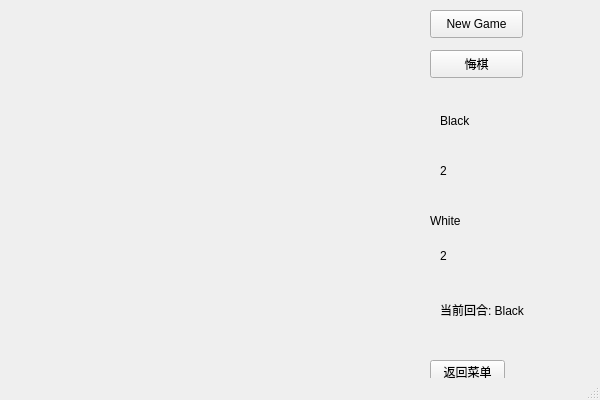
<?xml version="1.0" encoding="UTF-8"?>
<ui version="4.0">
 <class>PvPWindow</class>
 <widget class="QMainWindow" name="PvPWindow">
  <property name="geometry">
   <rect>
    <x>0</x>
    <y>0</y>
    <width>600</width>
    <height>400</height>
   </rect>
  </property>
  <property name="minimumSize">
   <size>
    <width>600</width>
    <height>400</height>
   </size>
  </property>
  <property name="maximumSize">
   <size>
    <width>600</width>
    <height>400</height>
   </size>
  </property>
  <property name="windowTitle">
   <string>本地双人 (PvP)</string>
  </property>
  <widget class="QWidget" name="centralWidget">
   <widget class="QLabel" name="label">
    <property name="geometry">
     <rect>
      <x>440</x>
      <y>100</y>
      <width>61</width>
      <height>41</height>
     </rect>
    </property>
    <property name="styleSheet">
     <string notr="true">font: 20pt &quot;Adobe 黑体 Std R&quot;;</string>
    </property>
    <property name="text">
     <string>Black</string>
    </property>
   </widget>
   <widget class="QLabel" name="blabel">
    <property name="geometry">
     <rect>
      <x>440</x>
      <y>160</y>
      <width>81</width>
      <height>21</height>
     </rect>
    </property>
    <property name="styleSheet">
     <string notr="true">font: 13pt &quot;Adobe 黑体 Std R&quot;;</string>
    </property>
    <property name="text">
     <string>2</string>
    </property>
   </widget>
   <widget class="QLabel" name="wlabel">
    <property name="geometry">
     <rect>
      <x>440</x>
      <y>240</y>
      <width>71</width>
      <height>31</height>
     </rect>
    </property>
    <property name="styleSheet">
     <string notr="true">font: 12pt &quot;Adobe 黑体 Std R&quot;;</string>
    </property>
    <property name="text">
     <string>2</string>
    </property>
   </widget>
   <widget class="QLabel" name="whiteLabel">
    <property name="geometry">
     <rect>
      <x>430</x>
      <y>200</y>
      <width>100</width>
      <height>41</height>
     </rect>
    </property>
    <property name="styleSheet">
     <string notr="true">font: 20pt &quot;Adobe 黑体 Std R&quot;;</string>
    </property>
    <property name="text">
     <string>White</string>
    </property>
   </widget>
   <widget class="QLabel" name="turnLabel">
    <property name="geometry">
     <rect>
      <x>440</x>
      <y>300</y>
      <width>100</width>
      <height>20</height>
     </rect>
    </property>
    <property name="styleSheet">
     <string notr="true">font: 10pt &quot;Adobe 黑体 Std R&quot;;</string>
    </property>
    <property name="text">
     <string>当前回合: Black</string>
    </property>
   </widget>
   <widget class="QPushButton" name="pushButton">
    <property name="geometry">
     <rect>
      <x>430</x>
      <y>10</y>
      <width>93</width>
      <height>28</height>
     </rect>
    </property>
    <property name="text">
     <string>New Game</string>
    </property>
   </widget>
   <widget class="QPushButton" name="undoButton">
    <property name="geometry">
     <rect>
      <x>430</x>
      <y>50</y>
      <width>93</width>
      <height>28</height>
     </rect>
    </property>
    <property name="text">
     <string>悔棋</string>
    </property>
   </widget>
   <widget class="QPushButton" name="backButton">
    <property name="geometry">
     <rect>
      <x>430</x>
      <y>360</y>
      <width>75</width>
      <height>23</height>
     </rect>
    </property>
    <property name="text">
     <string>返回菜单</string>
    </property>
   </widget>
  </widget>
  <widget class="QMenuBar" name="menuBar">
   <property name="geometry">
    <rect>
     <x>0</x>
     <y>0</y>
     <width>600</width>
     <height>26</height>
    </rect>
   </property>
  </widget>
  <widget class="QStatusBar" name="statusBar"/>
 </widget>
 <layoutdefault spacing="6" margin="11"/>
 <resources/>
 <connections/>
</ui>
